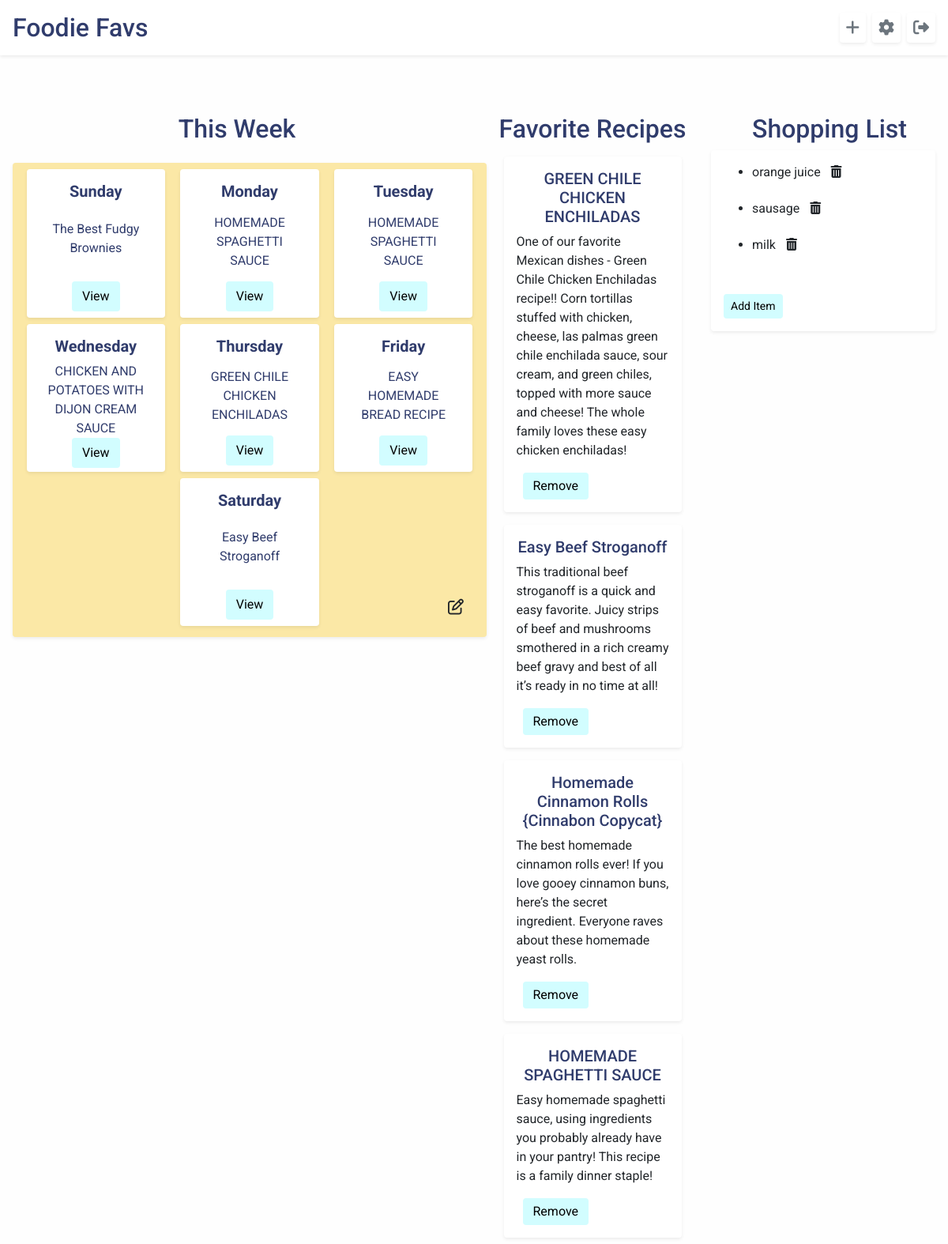
Screenshot of /home/1 (signed in) with the database file from the repository.
### foodie_app/models.py (models this page shows)
class Menu(models.Model):
    sunday = models.ForeignKey(Recipe, related_name="sunday_recipes", on_delete=models.CASCADE)
    monday = models.ForeignKey(Recipe, related_name="monday_recipes", on_delete=models.CASCADE)
    tuesday = models.ForeignKey(Recipe, related_name="tuesday_recipes", on_delete=models.CASCADE)
    wednesday = models.ForeignKey(Recipe, related_name="wednesday_recipes", on_delete=models.CASCADE)
    thursday = models.ForeignKey(Recipe, related_name="thursday_recipes", on_delete=models.CASCADE)
    friday = models.ForeignKey(Recipe, related_name="friday_recipes", on_delete=models.CASCADE)
    saturday = models.ForeignKey(Recipe, related_name="saturday_recipes", on_delete=models.CASCADE)
    editor = models.ForeignKey(User, related_name="menus", on_delete=models.CASCADE, default=1)
    created_at = models.DateTimeField(auto_now_add=True)
    updated_at = models.DateTimeField(auto_now=True)

class Recipe(models.Model):
    name = models.CharField(max_length=255)
    desc = models.CharField(max_length=255, default="")
    ingredients = models.TextField(default="")
    steps = models.TextField(default="")
    creator = models.ForeignKey(User, related_name="users", on_delete=models.CASCADE, default=1)
    source = models.CharField(max_length=255, default="")
    users_who_favorite = models.ManyToManyField(User, related_name="favorite_recipes", default=0)
    created_at = models.DateTimeField(auto_now_add=True)
    updated_at = models.DateTimeField(auto_now=True)
    objects = RecipeManager()

class Shopping_List_Item(models.Model):
    item = models.CharField(max_length=255)
    user = models.ForeignKey(User, related_name="list_user", on_delete=models.CASCADE, default=1)
    created_at = models.DateTimeField(auto_now_add=True)
    updated_at = models.DateTimeField(auto_now=True)
    objects = ListManager()

### login/models.py (models this page shows)
class User(models.Model):
    first_name = models.CharField(max_length=255)
    last_name = models.CharField(max_length=255)
    email = models.EmailField()
    password = models.CharField(max_length=255)
    followers = models.ManyToManyField("self", blank=True)
    profile_desc = models.TextField(default="")
    created_at = models.DateTimeField(auto_now_add=True)
    updated_at = models.DateTimeField(auto_now=True)
    objects = UserManager()

### foodie_app/views.py (the view)
# urls.py: path('<int:user_id>', views.user_profile),
def user_profile(request, user_id):
    if 'userid' in request.session:
        menus = Menu.objects.filter(editor=User.objects.get(id=request.session['userid']))
        menu = menus.last()
        context = {
            "user": User.objects.get(id=request.session['userid']),
            "recipes": Recipe.objects.filter(creator=User.objects.get(id=request.session['userid'])),
            "menu": menu,
            "shopping_list": Shopping_List_Item.objects.all(),
        }
        return render(request, 'user_profile.html', context)
    return redirect('/login')

### foodie_app/templates/user_profile.html (shortened to what this page needs)
<!DOCTYPE html>
<html lang="en">
<head>
    <link rel="stylesheet" href="https://stackpath.bootstrapcdn.com/bootstrap/4.5.2/css/bootstrap.min.css"
>
    {% load static %}
    <link rel="stylesheet" href="{% static 'css/style.css' %}">
</head>
<body id="body">
    <header id="header" class="bg-white d-flex p-3 align-items-center shadow-sm mt-0">
        <h2 class="pr-5 mb-0"><a href="/home" class="home">Foodie Favs</a></h2>
        <a href="/home/new_recipe" class="ml-auto btn-outline-secondary btn-lg p-1 pl-2 pr-2 rounded shadow-sm"
            data-toggle="tooltip" data-placement="bottom" title="New Recipe"><i class="fas fa-plus"></i></a></i>
        <a href="/home/{{user.id}}/settings" class="ml-2 btn-outline-secondary btn-lg p-1 pl-2 pr-2 rounded shadow-sm"
            data-toggle="tooltip" data-placement="bottom" title="Profile Settings"><i class="fas fa-cog"></i></a>
        <a href="/home/log_off" class="ml-2 btn-outline-secondary btn-lg p-1 pl-2 pr-2 rounded shadow-sm" data-toggle="tooltip"
            data-placement="bottom" title="Log Out"><i class="fas fa-sign-out-alt"></i></a>
    </header>
    <div class="pt-5"></div>
    <div class="d-flex mt-5 pt-5">
        <div class="w-50">
            <div class="d-flex flex-column">
                <h2 class="heading">This Week</h2>
            </div>
            <div class="menu w-100 m-3 d-flex flex-column p-1 rounded shadow-sm">
                <div class="day-row d-flex justify-content-around p-1">
                    <div class="day rounded shadow-sm d-flex flex-column">
                        <p class="font-weight-bold pt-2 h5 mt-2">Sunday</p>
                        <p class="w-75 ml-auto mr-auto mt-auto mb-auto">{{menu.sunday.name}}</p>
                        <a href="/home/recipe_{{menu.sunday.id}}" class="btn view-recipe ml-auto mr-auto mt-auto mb-2">View</a>
                    </div>
                    <div class="day rounded shadow-sm d-flex flex-column">
                        <p class="font-weight-bold pt-2 h5 mt-2">Monday</p>
                        <p class="w-75 ml-auto mr-auto mt-auto mb-auto">{{menu.monday.name}}</p>
                        <a href="/home/recipe_{{menu.monday.id}}" class="btn view-recipe ml-auto mr-auto mt-auto mb-2">View</a>
                    </div>
                    <div class="day rounded shadow-sm d-flex flex-column">
                        <p class="font-weight-bold pt-2 h5 mt-2">Tuesday</p>
                        <p class="w-75 ml-auto mr-auto mt-auto mb-auto">{{menu.monday.name}}</p>
                        <a href="/home/recipe_{{menu.monday.id}}" class="btn view-recipe ml-auto mr-auto mt-auto mb-2">View</a>
                    </div>
                </div>
                <div class="day-row d-flex justify-content-around p-1">
                    <div class="day rounded shadow-sm d-flex flex-column">
                        <p class="font-weight-bold pt-2 h5 mt-2">Wednesday</p>
                        <p class="w-75 ml-auto mr-auto mt-auto mb-auto">{{menu.wednesday.name}}</p>
                        <a href="/home/recipe_{{menu.wednesday.id}}" class="btn view-recipe ml-auto mr-auto mt-auto mb-2">View</a>
                    </div>
                    <div class="day rounded shadow-sm d-flex flex-column">
                        <p class="font-weight-bold pt-2 h5 mt-2">Thursday</p>
                        <p class="w-75 ml-auto mr-auto mt-auto mb-auto">{{menu.thursday.name}}</p>
                        <a href="/home/recipe_{{menu.thursday.id}}" class="btn view-recipe ml-auto mr-auto mt-auto mb-2">View</a>
                    </div>
                    <div class="day rounded shadow-sm d-flex flex-column">
                        <p class="font-weight-bold pt-2 h5 mt-2">Friday</p>
                        <p class="w-75 ml-auto mr-auto mt-auto mb-auto">{{menu.friday.name}}</p>
                        <a href="/home/recipe_{{menu.friday.id}}" class="btn view-recipe ml-auto mr-auto mt-auto mb-2">View</a>
                    </div>
                </div>
                <div class="day-row d-flex justify-content-end p-1">
                    <div class="day rounded shadow-sm d-flex flex-column">
                        <p class="font-weight-bold pt-2 h5 mt-2">Saturday</p>
                        <p class="w-75 ml-auto mr-auto mt-auto mb-auto">{{menu.saturday.name}}</p>
                        <a href="/home/recipe_{{menu.saturday.id}}" class="btn view-recipe ml-auto mr-auto mt-auto mb-2">View</a>
                    </div>
                    {%if menu.editor.id == user.id %}
                    <div class="edit d-flex flex-column">
                        <a class="btn btn-lg mt-auto ml-auto mr-1" href="/home/edit_menu{{menu.id}}"><i class="far fa-edit"></i></a>
                    </div>
                    {% else %}
                    <a class="btn view-recipe" href="/home/menu">create Menu</a>
                    {% endif %}
                </div>
            </div>
        </div>
        <div class="w-25 d-flex flex-column align-items-center">
            <h2 class="heading ">Favorite Recipes</h2>
            {% for recipe in user.favorite_recipes.all %}
            <div class="recipe-card rounded shadow-sm w-75 p-3 m-2">
                <p class="text-center h5"><a id="recipe-text" href="/home/recipe_{{recipe.id}}">{{recipe.name}}</a></p>
                <p>{{recipe.desc}}</p>
                {% for favorite_user in recipe.users_who_favorite.all %}
                <form action="/home/{{user.id}}/remove_favorite_profile" method="POST">
                    <input class="btn favorite ml-2 pt-1 pb-1" type="submit" name="add_fav" value="Remove">
                </form>
                {% endfor %}
            </div>
            {% endfor %}
        </div>
        <div class="w-25">
            <h2 class="heading">Shopping List</h2>
            <div class="shopping-box mr-3 rounded shadow-sm">
                <div class="m-1 p-2 rounded" id="shopping-list">
                    <ul>
                        {% for item in shopping_list %}
                        {% if item.user.id == user.id %}
                        <div class="d-flex alin-items-start mb-2">
                            <li class="pt-2">{{item.item}}</li>
                            <form action="/home/{{user.id}}/delete_item" method="POST">
                                <input class="btn fa-input" type="submit" name="delete" value="&#xf1f8" id="submitItem">
                            </form>
                        </div>
                        {% endif %}
                        {% endfor %}
                    </ul>
                </div>
                <button class="btn rounded btn-sm m-3 add-item" id="addItem">Add Item</button>
            </div>
        </div>
    </div>
</body>
</html>

### foodie_app/static/css/style.css (style rules this page uses)
body { font-family: "Roboto", sans-serif; background-color: #fefefe; }
.recipe-card { background-color: white; }
h2, .home { color: #303c6c; }
.menu { background-color: #fbe8a6; height: 600px; }
.heading { color: #303c6c; text-align: center; }
.day-row { width: 100%; height: 33%; }
.day { width: 30%; background-color: white; }
.edit { width: 35%; }
.day p { text-align: center; color: #303c6c; }
#recipe-text { color: #303c6c; }
#header { width: 100%; position: fixed; top: 0; left: 0; width: 100%; }
.fa-input { font-family: "FontAwesome",Arial, Helvetica, sans-serif; }
.view-recipe, .favorite, .add-item, .submitItem { background-color: #d2fdff; color: black; }
.shopping-box { background-color: white; }

### rows the page displays
Menu: sunday.name "The Best Fudgy Brownies", monday.name "HOMEMADE SPAGHETTI SAUCE", wednesday.name "CHICKEN AND POTATOES WITH DIJON CREAM SAUCE", thursday.name "GREEN CHILE CHICKEN ENCHILADAS", friday.name "EASY HOMEMADE BREAD RECIPE", saturday.name "Easy Beef Stroganoff"
Recipe: name "GREEN CHILE CHICKEN ENCHILADAS", desc "One of our favorite Mexican dishes - Green Chile Chicken Enchiladas recipe!! Corn tortillas stuffed with chicken, cheese, las palmas green chile enchilada sauce, sour cream, and green chiles, topped with more sauce and cheese! The whole family loves these easy chicken enchiladas!"
Recipe: name "Easy Beef Stroganoff", desc "This traditional beef stroganoff is a quick and easy favorite. Juicy strips of beef and mushrooms smothered in a rich creamy beef gravy and best of all it’s ready in no time at all!"
Recipe: name "Homemade Cinnamon Rolls {Cinnabon Copycat}", desc "The best homemade cinnamon rolls ever! If you love gooey cinnamon buns, here’s the secret ingredient. Everyone raves about these homemade yeast rolls."
Recipe: name "HOMEMADE SPAGHETTI SAUCE", desc "Easy homemade spaghetti sauce, using ingredients you probably already have in your pantry! This recipe is a family dinner staple!"
Shopping_List_Item: item "orange juice"
Shopping_List_Item: item "sausage"
Shopping_List_Item: item "milk"
